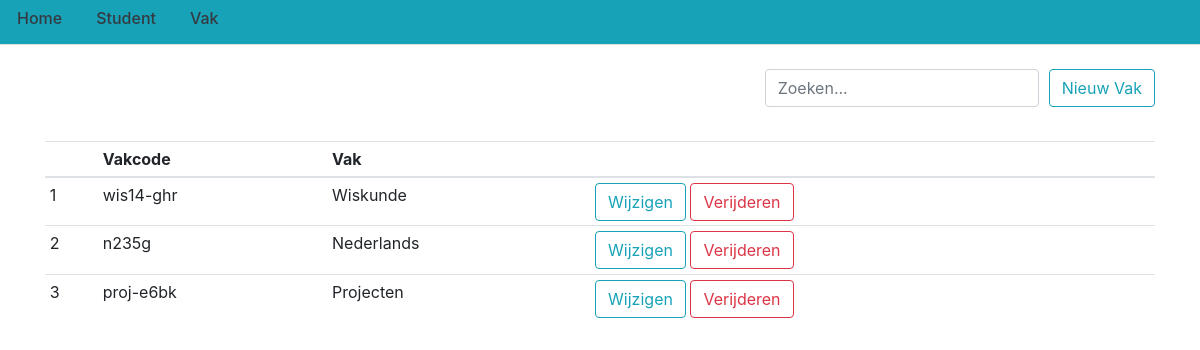
The app's page /vakken, older data.
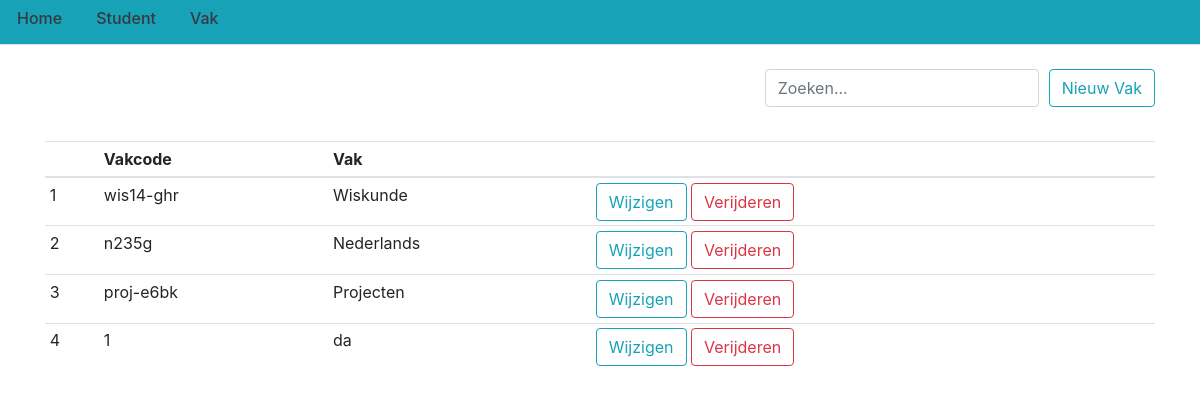
The same page, newer data.
### flasklog/models.py (models this page shows, shortened)
class Vak(db.Model):
    vak_id = db.Column(db.Integer(), primary_key=True)
    vakcode = db.Column(db.String(225), unique=True, nullable=False)
    vaknaam = db.Column(db.String(225), unique=True, nullable=False)
    presentie = db.relationship('Presentie', backref='vak', lazy=True)

### flasklog/routes.py (the view)
@app.route('/vakken')
def vakken():
    vak = Vak.query.all()
    return render_template('vakken.html', title='Vak', posts=vak)

### flasklog/templates/vakken.html (shortened to what this page needs)
{% extends "layout.html" %}
{% block content %}
<br>
<div>
    <div class="float-right">
        <a href="{{ url_for('nieuw_vak') }}">
            <button type="button" class="btn btn-outline-info">Nieuw Vak</button>
        </a>
    </div>
    <div class="float-right" style="margin-right:10px;">
        <input type="search" class="form-control" id="search" placeholder="Zoeken..." onkeyup="searchFunctionRep()">
    </div>
</div>
<br>
<br>
<br>
<div style="height: 20em; overflow: auto;">
    <table id="tbl_vak" class="table table-sm">
        <thead>
            <tr>
                <th scope="col"></th>
                <th scope="col">Vakcode</th>
                <th scope="col">Vak</th>
                <th scope="col"></th>
            </tr>
        </thead>
        <tbody>
            {% for vak in posts %}
            <tr>
                <td>{{ vak.vak_id }}</td>
                <td>{{ vak.vakcode }}</td>
                <td>{{ vak.vaknaam }}</td>
                <td>
                    <a href="{{ url_for('vak', id=vak.vak_id) }}">
                        <button type="button" class="btn btn-outline-info">Wijzigen</button>
                    </a>
                    <a href="{{ url_for('verwijder_vak', id=vak.vak_id) }}">
                        <button type="button" class="btn btn-outline-danger">Verijderen</button>
                    </a>
                </td>
            </tr>
            {% endfor %}
        </tbody>
    </table>
</div>
{% endblock content%}

Row changes from the older to the newer data that the page shows:
added Vak: vak_id "4", vakcode "1", vaknaam "da"
